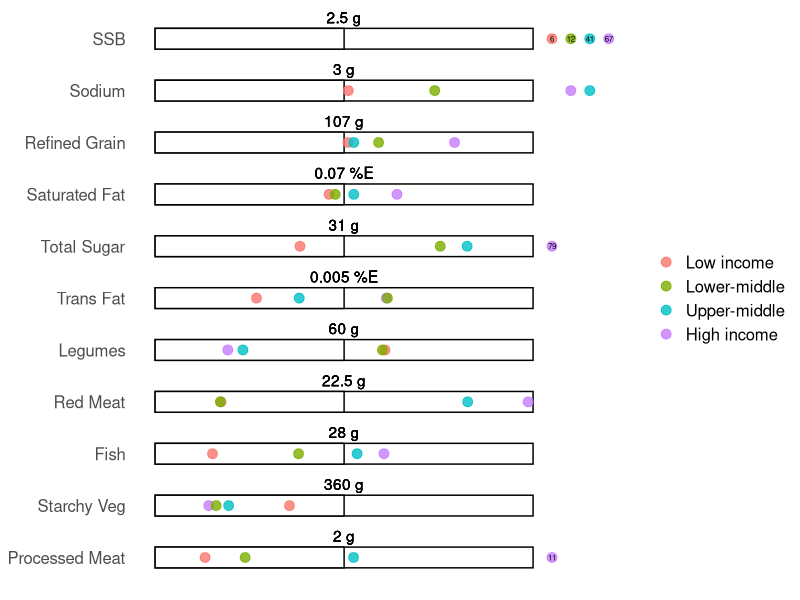
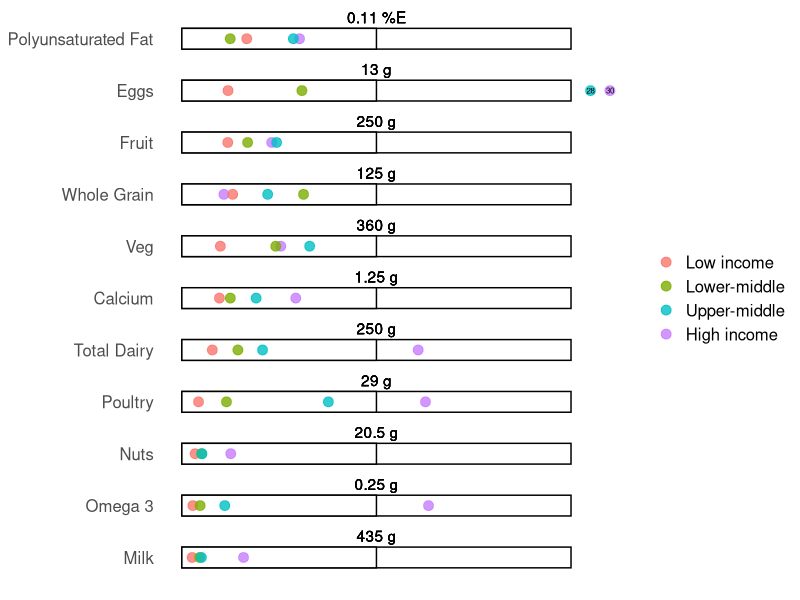

The R source for these figures, in order:
list.of.packages <- c("data.table","ggplot2")
new.packages <- list.of.packages[!(list.of.packages %in% installed.packages()[,"Package"])]
if(length(new.packages)) install.packages(new.packages)
lapply(list.of.packages, require, character.only=T)

setwd("~/GNR")

chart.data = read.csv("Food per income group data.csv")
chart.data$class = factor(chart.data$class,levels=c("Low income", "Lower-middle", "Upper-middle","High income"))
food.order = c(
  "Calcium",
  "Eggs",
  "Fish",
  "Fruit",
  "Legumes",
  "Milk",
  "Nuts",
  "Omega 3",
  "Poultry",
  "Processed Meat",
  "Red Meat",
  "Refined Grain",
  "Sodium",
  "SSB",
  "Starchy Veg",
  "Total Dairy",
  "Total Sugar",
  "Veg",
  "Whole Grain",
  "Polyunsaturated Fat",
  "Saturated Fat",
  "Trans Fat"
)
chart.data$percent = chart.data$value/chart.data$recommended
mean.tab = data.table(chart.data)[,.(mean_val=min(percent)),by=.(food)]
mean.tab = mean.tab[order(-mean.tab$mean_val),]
food.order = mean.tab$food
chart.data = merge(chart.data,mean.tab,by="food",all.x=T)
chart.data = chart.data[order(chart.data$mean_val),]
# food.order = food.order[order(food.order)]
# chart.data = chart.data[order(chart.data$food),]
chart.data$column = c(rep(2,44),rep(1,44))
chart.data$food = factor(chart.data$food,levels=rev(food.order))
max.percent = min(max(chart.data$percent,na.rm=T),2)

# Outliers
chart.data$outlier = 0
chart.data$outlier[which(chart.data$percent>2)] = 1
chart.data$percent[which(chart.data$percent>2)] = 2.1
# Manual jitter
chart.data$percent[which(chart.data$food=="Sodium" & chart.data$class=="High income")] = 2.2
chart.data$percent[which(chart.data$food=="Sodium" & chart.data$class=="Upper-middle")] = 2.3
chart.data$percent[which(chart.data$food=="Eggs" & chart.data$class=="High income")] = 2.2
chart.data$percent[which(chart.data$food=="SSB")] = c(2.4, 2.1, 2.2, 2.3)

bar.dat = unique(chart.data[c("food","recommended","column")])
bar.dat$class = "Low income"

for(i in 1:2){
  chart.data.sub = subset(chart.data,column==i)
  bar.dat.sub = subset(bar.dat,column==i)
  p = ggplot(chart.data.sub,aes(x=food,colour=class)) +
    geom_bar(data=bar.dat.sub,aes(y=max.percent),fill="white",color="black",stat="identity",width=0.4) +
    geom_bar(data=bar.dat.sub,aes(y=1),fill="white",color="black",stat="identity",width=0.4) +
    geom_point(aes(y=percent),alpha=0.8,size=3) +
    geom_text(aes(y=1,label=paste(recommended,unit)),color="black",vjust=-1.3) +
    geom_text(data=subset(chart.data.sub,outlier==1),aes(y=percent,label=round(value)),color="black",size=2) +
    coord_flip() +
    theme_classic() +
    theme(
      axis.title=element_blank(),
      axis.line=element_blank(),
      axis.ticks=element_blank(),
      axis.text.x = element_blank(),
      axis.text.y = element_text(size=12),
      legend.title=element_blank(),
      legend.text = element_text(size=12)
    )
  
  ggsave(paste0("recommended_values",i,"_desc.png"),p,width=7.5,height=5)
}


